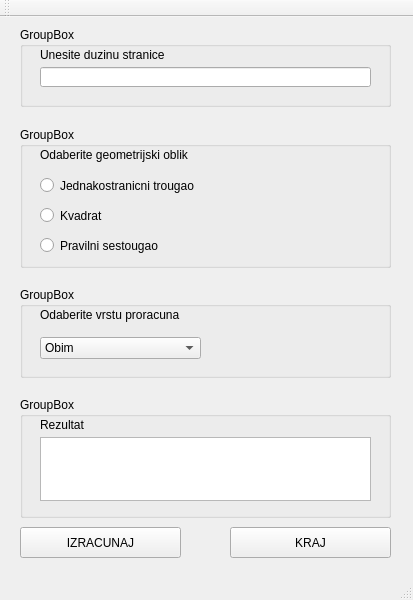
<?xml version="1.0" encoding="UTF-8"?>
<ui version="4.0">
 <class>MainWindow</class>
 <widget class="QMainWindow" name="MainWindow">
  <property name="geometry">
   <rect>
    <x>0</x>
    <y>0</y>
    <width>413</width>
    <height>600</height>
   </rect>
  </property>
  <property name="windowTitle">
   <string>MainWindow</string>
  </property>
  <widget class="QWidget" name="centralWidget">
   <widget class="QGroupBox" name="groupBox">
    <property name="geometry">
     <rect>
      <x>20</x>
      <y>10</y>
      <width>371</width>
      <height>80</height>
     </rect>
    </property>
    <property name="title">
     <string>GroupBox</string>
    </property>
    <widget class="QLineEdit" name="lineEdit">
     <property name="geometry">
      <rect>
       <x>20</x>
       <y>40</y>
       <width>331</width>
       <height>20</height>
      </rect>
     </property>
    </widget>
    <widget class="QLabel" name="label">
     <property name="geometry">
      <rect>
       <x>20</x>
       <y>20</y>
       <width>151</width>
       <height>16</height>
      </rect>
     </property>
     <property name="text">
      <string>Unesite duzinu stranice</string>
     </property>
    </widget>
   </widget>
   <widget class="QGroupBox" name="groupBox_2">
    <property name="geometry">
     <rect>
      <x>20</x>
      <y>110</y>
      <width>371</width>
      <height>141</height>
     </rect>
    </property>
    <property name="title">
     <string>GroupBox</string>
    </property>
    <widget class="QLabel" name="label_2">
     <property name="geometry">
      <rect>
       <x>20</x>
       <y>20</y>
       <width>151</width>
       <height>16</height>
      </rect>
     </property>
     <property name="text">
      <string>Odaberite geometrijski oblik</string>
     </property>
    </widget>
    <widget class="QRadioButton" name="radioButton">
     <property name="geometry">
      <rect>
       <x>20</x>
       <y>50</y>
       <width>171</width>
       <height>17</height>
      </rect>
     </property>
     <property name="text">
      <string>Jednakostranicni trougao</string>
     </property>
    </widget>
    <widget class="QRadioButton" name="radioButton_2">
     <property name="geometry">
      <rect>
       <x>20</x>
       <y>80</y>
       <width>82</width>
       <height>17</height>
      </rect>
     </property>
     <property name="text">
      <string>Kvadrat</string>
     </property>
    </widget>
    <widget class="QRadioButton" name="radioButton_3">
     <property name="geometry">
      <rect>
       <x>20</x>
       <y>110</y>
       <width>141</width>
       <height>17</height>
      </rect>
     </property>
     <property name="text">
      <string>Pravilni sestougao</string>
     </property>
    </widget>
   </widget>
   <widget class="QGroupBox" name="groupBox_3">
    <property name="geometry">
     <rect>
      <x>20</x>
      <y>270</y>
      <width>371</width>
      <height>91</height>
     </rect>
    </property>
    <property name="title">
     <string>GroupBox</string>
    </property>
    <widget class="QLabel" name="label_3">
     <property name="geometry">
      <rect>
       <x>20</x>
       <y>20</y>
       <width>161</width>
       <height>16</height>
      </rect>
     </property>
     <property name="text">
      <string>Odaberite vrstu proracuna</string>
     </property>
    </widget>
    <widget class="QComboBox" name="comboBox">
     <property name="geometry">
      <rect>
       <x>20</x>
       <y>50</y>
       <width>161</width>
       <height>22</height>
      </rect>
     </property>
     <item>
      <property name="text">
       <string>Obim</string>
      </property>
     </item>
     <item>
      <property name="text">
       <string>Povrsina</string>
      </property>
     </item>
    </widget>
   </widget>
   <widget class="QGroupBox" name="groupBox_4">
    <property name="geometry">
     <rect>
      <x>20</x>
      <y>380</y>
      <width>371</width>
      <height>121</height>
     </rect>
    </property>
    <property name="title">
     <string>GroupBox</string>
    </property>
    <widget class="QTextEdit" name="textEdit">
     <property name="geometry">
      <rect>
       <x>20</x>
       <y>40</y>
       <width>331</width>
       <height>64</height>
      </rect>
     </property>
    </widget>
    <widget class="QLabel" name="label_4">
     <property name="geometry">
      <rect>
       <x>20</x>
       <y>20</y>
       <width>151</width>
       <height>16</height>
      </rect>
     </property>
     <property name="text">
      <string>Rezultat</string>
     </property>
    </widget>
   </widget>
   <widget class="QPushButton" name="pushButton">
    <property name="geometry">
     <rect>
      <x>20</x>
      <y>510</y>
      <width>161</width>
      <height>31</height>
     </rect>
    </property>
    <property name="text">
     <string>IZRACUNAJ</string>
    </property>
   </widget>
   <widget class="QPushButton" name="pushButton_2">
    <property name="geometry">
     <rect>
      <x>230</x>
      <y>510</y>
      <width>161</width>
      <height>31</height>
     </rect>
    </property>
    <property name="text">
     <string>KRAJ</string>
    </property>
   </widget>
  </widget>
  <widget class="QMenuBar" name="menuBar">
   <property name="geometry">
    <rect>
     <x>0</x>
     <y>0</y>
     <width>413</width>
     <height>20</height>
    </rect>
   </property>
  </widget>
  <widget class="QToolBar" name="mainToolBar">
   <attribute name="toolBarArea">
    <enum>TopToolBarArea</enum>
   </attribute>
   <attribute name="toolBarBreak">
    <bool>false</bool>
   </attribute>
  </widget>
  <widget class="QStatusBar" name="statusBar"/>
 </widget>
 <layoutdefault spacing="6" margin="11"/>
 <resources/>
 <connections/>
</ui>
